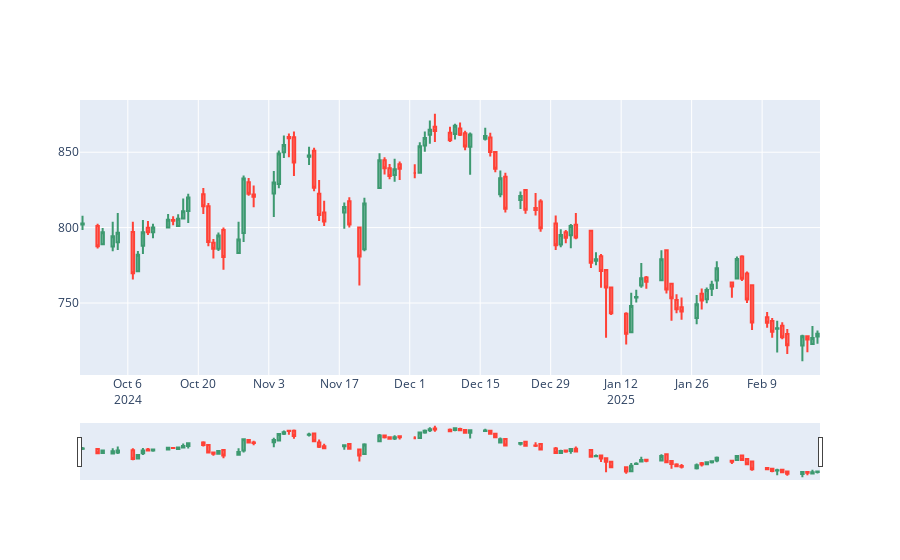
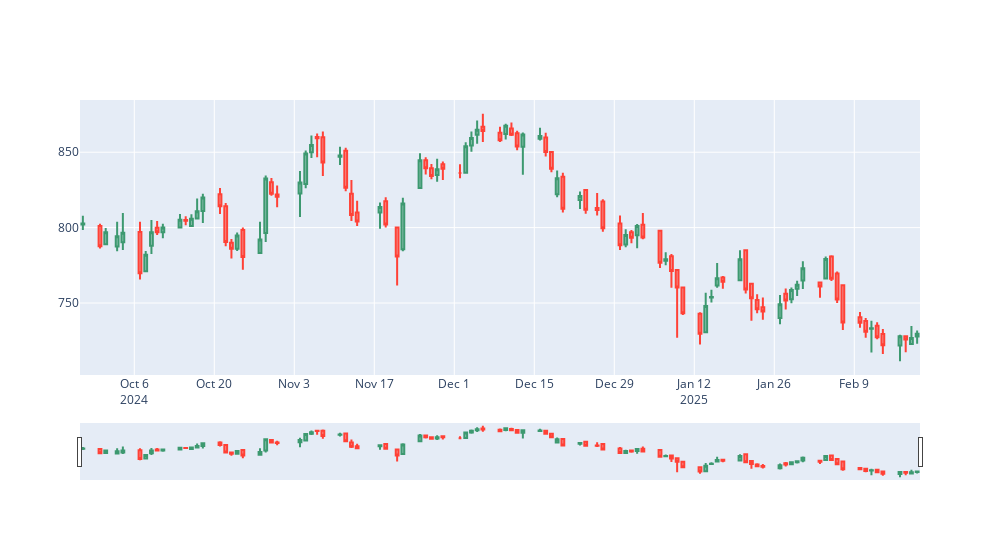

The cell these charts' notebook holds for them, in order:
### Code cell
fig.show()
fig.update_layout(width = 1000)
